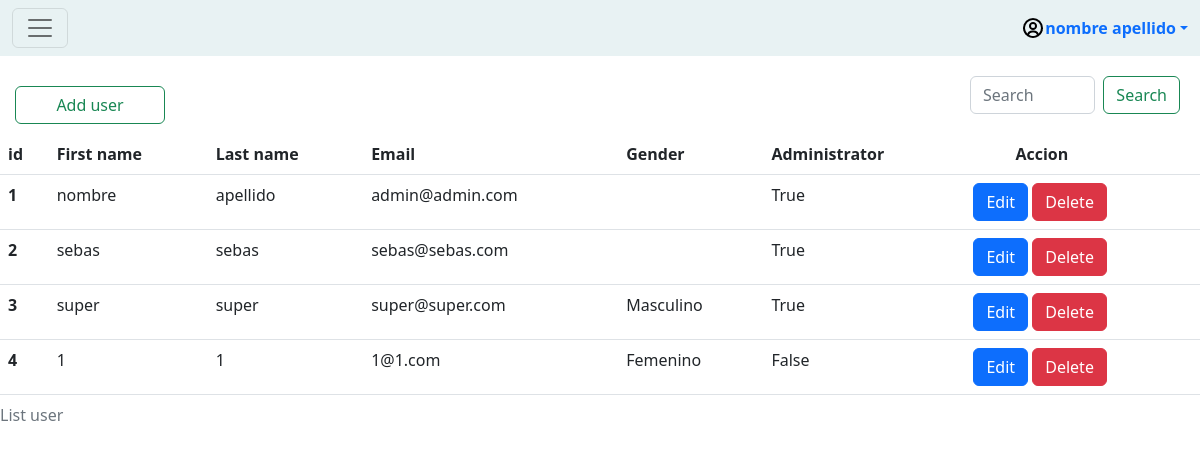
The app's page /list_user/ (signed in) with its own data.
### apps/adminusers_app/models.py (models this page shows, shortened)
class User(AbstractUser):
    GENDER_CHOICES = (
        ('Masculino', 'Masculino'),
        ('Femenino', 'Femenino')
    )
    gender = models.CharField(max_length=10, blank=True, choices=GENDER_CHOICES)
    email = models.EmailField(("email address"), unique=True)
    REQUIRED_FIELDS = ['first_name', 'last_name', 'email','is_superuser']
    objects = USerManager()

### apps/adminusers_app/views.py (the view)
# urls.py: path('list_user/',UserListView.as_view(),name='list_user'),
class UserListView(LoginRequiredMixin,MixingAdmin,ListView):
    model = User
    template_name = "users/list_user.html"
    context_object_name = 'users'
    paginate_by = 7
    login_url = reverse_lazy('user_app:login')
    def get_queryset(self):
        palabra_clave = self.request.GET.get('usuario','')
        return User.objects.listar_usuario(palabra_clave)

### apps/adminusers_app/managers.py (called while the page is built)
    def listar_usuario(self, palabra):
        consulta = self.filter(
            Q(first_name__icontains = palabra) |
            Q(last_name__icontains = palabra) |
            Q(id__icontains = palabra) |
            Q(email__icontains = palabra)).order_by('id')
        return consulta

### apps/adminusers_app/mixing_admin.py (called while the page is built)
    def dispatch(self, request, *args, **kwargs):
        if request.user.is_superuser:
            return super(MixingAdmin, self).dispatch(request, *args, **kwargs)
        return redirect('user_app:home')

### templates/users/list_user.html (shortened to what this page needs)
{% extends 'base.html' %}
{% load static %}
{% block content %}
    {% include '../includes/nav.html' %}
    <div class="d-flex justify-content-between align-items-center" style="width: 100%;">
        <a style="width: 150px; text-align: center; margin-top: 20px; margin-left: 15px;" class="btn btn-outline-success" role="button" href="{% url 'admin_app:create_user' %}">
          Add user
        </a>
        <form class="d-flex" method="get" style="padding: 20px 20px; width: 250px;">{% csrf_token %}
          <input class="form-control me-2" type="search" placeholder="Search" aria-label="Search" name="usuario" id="usuario">
          <button class="btn btn-outline-success" type="submit">Search</button>
        </form>
      </div>
    <div class="table-responsive">
        <table class="table table-hover" style="width: 100%;" >
            <caption>List user</caption>
            <thead>
            <tr>
                <th scope="col">id</th>
                <th scope="col">First name</th>
                <th scope="col">Last name</th>
                <th scope="col">Email</th>
                <th scope="col">Gender</th>
                <th scope="col">Administrator</th>
                <th scope="colgroup" style="padding-left: 50px;">Accion</th>
            </tr>
            </thead>
            <tbody>
                {% for u in users %}
                <tr>
                    <th scope="row">{{u.id}}</th>
                    <td>{{u.first_name}}</td>
                    <td>{{u.last_name}}</td>
                    <td>{{u.email}}</td>
                    <td>{{u.gender}}</td>
                    <td>{{u.is_superuser}}</td>
                    <td>
                        <a type="button" class="btn btn-primary mod" href="{% url 'admin_app:update_user' u.id %}">
                            Edit
                        </a>
                        <button type="button" class="btn btn-danger" data-bs-toggle="modal" data-bs-target="#staticBackdrop{{u.id}}">
                            Delete
                        </button>
                    </td>
                </tr>
            {% endfor %}
            </tbody>
        </table>
    </div>
{% endblock content %}

### templates/base.html (shortened to what this page needs)
{% load static %}
<!DOCTYPE html>
<html lang="en">
<head>
</head>
<body class="content">
  {% block content %}
  {% endblock content %}
</body>
</html>

### templates/includes/nav.html (shortened to what this page needs)
{% load static %}
{% block head %}
<link href='https://unpkg.com/boxicons@2.1.4/css/boxicons.min.css' rel='stylesheet'>
<link href="{% static 'vendor/bootstrap/css/bootstrap.min.css' %}" rel="stylesheet">
{% endblock head %}
<nav class="navbar sticky-top" style="background-color:rgb(232, 242, 243);">
    <div class="container-fluid">
      <button class="navbar-toggler" type="button" data-bs-toggle="offcanvas" data-bs-target="#offcanvasNavbar"
        aria-controls="offcanvasNavbar">
        <span class="navbar-toggler-icon"></span>
      </button>
      <div class="dropdown">
        <a href="#" class="d-flex align-items-center  text-decoration-none dropdown-toggle" data-bs-toggle="dropdown" aria-expanded="false" id="mis_a">
            <img src="{% static 'img/user-circle-regular-24.png' %}" alt="">
            <strong id="user">{{ request.user.first_name }} {{ request.user.last_name }}</strong>
        </a>
    </div>
    </div>
  </nav>

### records on screen
User: user.first_name "nombre", user.last_name "apellido", id "1", first_name "nombre", last_name "apellido", email "admin@admin.com", is_superuser "True"
User: id "2", first_name "sebas", last_name "sebas", email "sebas@sebas.com", is_superuser "True"
User: id "3", first_name "super", last_name "super", email "super@super.com", gender "Masculino", is_superuser "True"
User: id "4", first_name "1", last_name "1", email "1@1.com", gender "Femenino", is_superuser "False"
